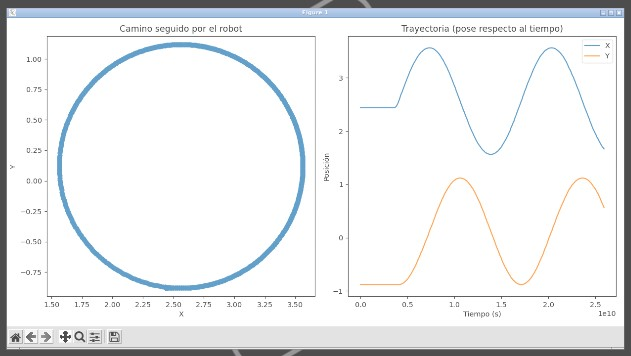

Recreate this plot in Python.
import pandas as pd
import matplotlib.pyplot as plt

# Cargar los datos del archivo de registro
df = pd.read_csv('log_circular.txt', sep='\s+', header=None, names=['timestamp', 'x', 'y', 'orientation', 'linear_velocity', 'angular_velocity'])

# Filtrar las filas donde todos los datos son cero
df = df.loc[~(df == 0).all(axis=1)]

# Ajustar los timestamps para que comiencen en cero
df['timestamp'] -= df['timestamp'].min()

# Convertir columnas a numpy arrays para evitar problemas de indexación multidimensional
timestamps = df['timestamp'].to_numpy()
x = df['x'].to_numpy()
y = df['y'].to_numpy()

# Configuración de la figura
plt.figure(figsize=(12, 6))

# Gráfico del camino seguido por el robot
plt.subplot(1, 2, 1)
plt.plot(x, y, marker='o')
plt.xlabel('X')
plt.ylabel('Y')
plt.title('Camino seguido por el robot')
plt.axis('equal')  # Relación de aspecto 1:1

# Gráfico de la trayectoria (pose respecto al tiempo)
plt.subplot(1, 2, 2)
plt.plot(timestamps, x, label='X')
plt.plot(timestamps, y, label='Y')
plt.xlabel('Tiempo (s)')
plt.ylabel('Posición')
plt.title('Trayectoria (pose respecto al tiempo)')
plt.legend()

# Mostrar los gráficos
plt.tight_layout()
plt.show()
